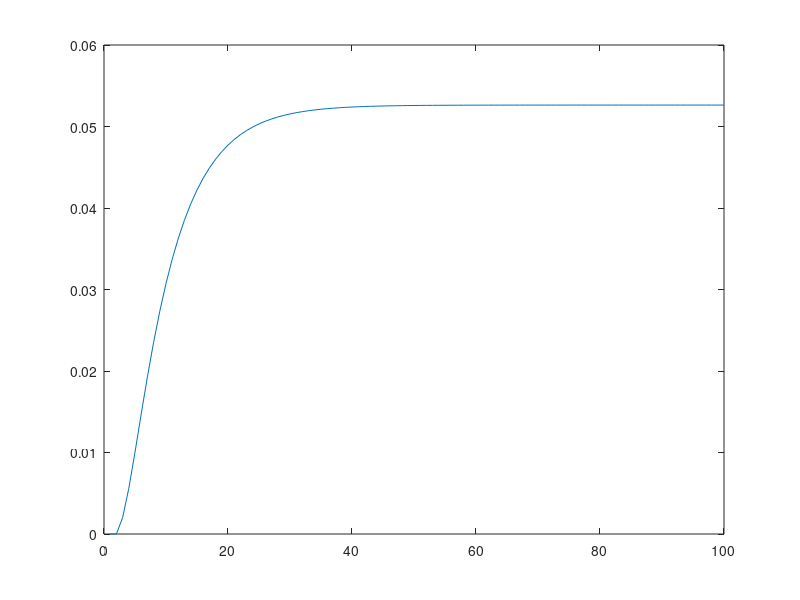

The MATLAB source for this figure:
%Os estados absorventes devem ficar nas ultimas linhas e colunas
% Forma canonica
% T = [Q 0
%      R I] I- matriz identidade
%F = (I-Q)^(-1)
% sum(F)
% n º de transicoes de cada estado transitorio antes da absorveçao
% B = R*F
% B(i,j): começando num estado j com ela a prob de cada estado de
% absorveção i


% Q = 1 2 4
%    1
%    2
%    4 
Q = [0.8 0.2 0  %Q- mastriz de estados não absoreventes para
    0 0.6 0.1   % estados não absorventes
    0.3 0.2 0.4]';

% R =  3 5
%    1
%    2
%    4 
R = [0 0
     0.3 0
     0 0.1]';

I = eye(2,2);

zero = zeros(3,2); %linhas,colunas

T = [Q zero
      R I];

%%%%%% (b e c) %%%%%%5
%%%%%%%%%%%%%%%%%

fb = zeros(1,100);
fc13 = zeros(1,100);
fc15 = zeros(1,100);

for i = 1:100
    aux = T^i;
    fb(i) = aux(2,1);
    fc13(i) = aux(4,1);
    fc15(i) = aux(5,1);
end

%plot(fb)
plot(fc15)

% O prob do estado 3 é maior porque existem 2 estados
%absorventes e o estado absorevnete que tende mais para 1 
%é o que tem o caminho de transição mais prob



